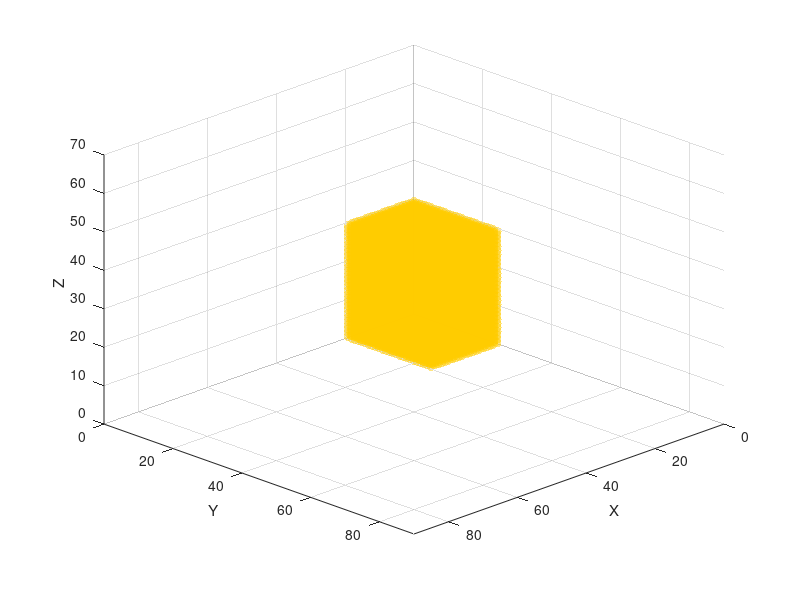

Reproduce this figure in MATLAB. (Note: this script raises an error after producing the figure.)
%% Map dimensions (MAKE SURE THEY ARE THE SAME AS THE MAP CREATOR)
mapSizeX = 90; mapSizeY = 90; mapSizeZ = 70;
mapSize = [mapSizeX, mapSizeY, mapSizeZ];

%% Generate ROI and Object positions
% We store environment state in this matrix with this values:
% ---- 0 = free | 1= Occupied | 2 = unexplored | 3 = Frontier | 4 = ROI | 
% ---- 5 = Object
voxelStates = 2*ones(mapSize);

%% DEFINE ROI SETTINGS
voxelStates(1:20, 1:25, 1:30) = 4;

%% DEFINE OBJECTIVE LOCATION
objectX=10; objectY=10; objectZ=3;

% Define the object value
objectValue = 5;
% Compute 3x3x3 block centered on the object position
for dx = -1:1
    for dy = -1:1
        for dz = -1:1
            x = objectX + dx;
            y = objectY + dy;
            z = objectZ + dz;

            % Check bounds before assigning
            if x >= 1 && x <= size(voxelStates,1) && ...
               y >= 1 && y <= size(voxelStates,2) && ...
               z >= 1 && z <= size(voxelStates,3)
                voxelStates(x,y,z) = objectValue;
            end
        end
    end
end

figure;             
hold on; 
axis([0 mapSize(1) 0 mapSize(2) 0 mapSize(3)]);
grid on;
xlabel('X'); ylabel('Y'); zlabel('Z');


[rx, ry, rz] = ind2sub(size(voxelStates), find(voxelStates == 4));
scatter3(rx-0.5, ry-0.5, rz-0.5, 50, [1, 0.8, 0], 'filled', 'MarkerFaceAlpha', 0.5);

[gx, gy, gz] = ind2sub(size(voxelStates), find(voxelStates == 5));
scatter3(gx-0.5, gy-0.5, gz-0.5, 50, [0.6, 0.2, 0.8], 'filled', 'MarkerFaceAlpha', 1);

view(135, 30);

%% Save Voxel Initial States Matrix
save('../../Maps_ROI_Object_Situations/Office_2_situations/Office_2_voxelStates_1.mat','voxelStates');
disp('saved voxelStates_1.mat')
